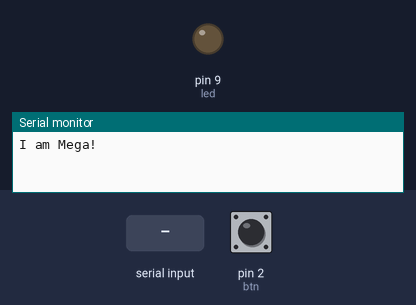
This sketch was run on a simulated Arduino Mega 2560, built with avr-gcc and run on an emulated ATmega2560. Shown: output pins drawn as LEDs (lit = HIGH), the last lines printed to the serial monitor. The test bench sets the inputs (shaded band); at power-on: pin 2 (btn) LOW. Pins used as bus, display or sensor lines are not drawn.

Above: at 1.2 s.
1.3 s: "size1: \n" received over the second serial link
At 1.9 s:
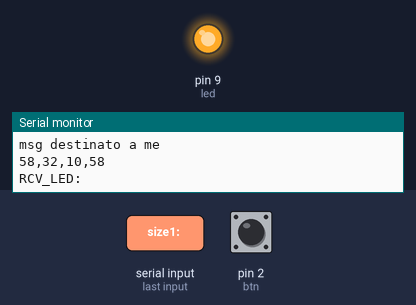
2.8 s: pin 2 (btn) pulled HIGH for 0.15 s
4.4 s: "1" received over the second serial link
Timing chart, 0 to 7.4 s (numbered marks = the images above; inputs shaded):
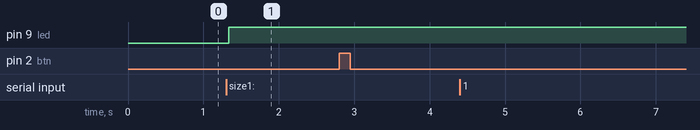

Measured:
- after the input at 1.3 s, pin 9 (led): LOW → HIGH at once

The sketch:

myProtoMega.ino
```cpp
//#include <SoftwareSerial.h>
#include "myProto.h"
#define TBASE			20
#define nstep			1000

modbus_t txobj, rxobj;
//toggle per più pulsanti
uint8_t statet[1]={0};
uint8_t precval[1]={0};
unsigned long prec=0;
byte led=9;
byte btn=2;
byte txpin=10;
uint8_t val;
unsigned long step = 0;

//toggle per più pulsanti
bool togglen(byte val, byte edge, byte n){
	//edge == HIGH --> fronte di salita
	//edge == LOW  --> fronte di discesa
	//n: numero di pulsanti
	bool changed=false;
	if ((val == edge) && (precval[n] == !edge)){ //campiona solo le transizioni da basso a alto
		statet[n] = !statet[n];
		changed=true;
	}
	precval[n] = val;            // valore di val campionato al loop precedente
	return changed;
}

void setup()
{
  pinMode(txpin, OUTPUT);
  pinMode(led, OUTPUT);
  pinMode(btn, INPUT);
  // Open serial communications and wait for port to open:
  Serial.begin(19200);
  Serial.println("I am Mega!");
  init(&Serial1, txpin, 1, 1, 9600); // port485, txpin, mysa, mygroup4, speed=9600
  //preparazione messaggio TX (parallelo)
  txobj.u8da = 2;
  //txobj.data = "Salve sono Nano da disp 1";
  //txobj.msglen = strlen((char*)txobj.data )+1;
}

void loop() // run over and over
{
	poll(&rxobj,&val);

	if(millis()-prec > TBASE){
		prec = millis();
		if(togglen(digitalRead(btn), HIGH, 0)){
			txobj.data = &statet[0];
			txobj.msglen = 1;
			sendMsg(&txobj);
		}
	}
}

void rcvEventCallback(modbus_t* rcvd){
	Serial.println((int)val);
	digitalWrite(led, val);
	Serial.print("RCV_LED: ");
}

/*
void loop() // run over and over
{
	poll(&rxobj,&val);

	if(millis()-prec > TBASE){
		prec = millis();
		step = (step + 1) % nstep;    // conteggio circolare arriva al massimo a nstep-1
		//if(togglen(digitalRead(btn), HIGH, 0)){
			//txobj.data = &statet[0];
			txobj.msglen = 1;
			//sendMsg(&txobj);
			if(!(step%random(0, 10))){
				statet[0] = !statet[0];
				txobj.data = &statet[0];
				sendMsg(&txobj);
			}
		//}
	}
}

void rcvEventCallback(modbus_t* rcvd){
	Serial.println((int)val);
	digitalWrite(led, val);
	Serial.print("RCV_LED: ");
}
*/
```

myProto.cpp
```cpp
// (licence header left out)
//#include <SoftwareSerial.h>
#include <inttypes.h>
#include "Arduino.h"
#include "myProto.h"
uint8_t u8Buffer[MAX_BUFFER]; // buffer unico condiviso per TX e RX (da usare alternativamente)
uint8_t _txpin;
uint16_t u16InCnt, u16OutCnt, u16errCnt;
uint8_t u8lastRec; // per rivelatore di fine trama (stop bit)
uint8_t mysa;
uint8_t mygroup;
uint32_t u32time, u32difsTime;
Stream *port;


uint8_t getMySA(){
	return mysa;
}

uint8_t getMyGroup(){
	return mygroup;
}

void init(Stream *port485, uint8_t _txpin485, uint8_t mysa485, uint8_t mygroup485, uint32_t u32speed=9600){
	port = port485;
	_txpin = _txpin485;
	mysa = mysa485;
	mygroup = mygroup485;
	u16InCnt = u16OutCnt = u16errCnt = 0;
	static_cast<HardwareSerial*>(port)->begin(u32speed);
}

extern void rcvEventCallback(modbus_t* rcvd);

bool sendMsg(modbus_t *tosend){
	tosend->u8sa = mysa;
	tosend->u8group = mygroup;
	bool sent = false;
	//DEBUG_PRINTLN(((int)u8state);
	DEBUG_PRINT("Msg DA: ");
	DEBUG_PRINTLN((uint8_t)tosend->u8da);
	DEBUG_PRINT("Msg SA: ");
	DEBUG_PRINTLN((uint8_t)tosend->u8sa);
	sent = true;
	parallelToSerial(tosend);
	sendTxBuffer(u8Buffer[ BYTE_CNT ]); //trasmette sul canale
	return sent;
}

inline void parallelToSerial(const modbus_t *tosend){
	//copia header
	u8Buffer[ DA ] = tosend->u8da;
	u8Buffer[ SA ] = tosend->u8sa;
	u8Buffer[ GROUP ] = tosend->u8group;
	u8Buffer[ SI ] = tosend->u8si;
	u8Buffer[ BYTE_CNT ] = tosend->msglen + PAYLOAD;
	//copia payload
	for(int i=0; i < tosend->msglen; i++){
		u8Buffer[i+PAYLOAD] = tosend->data[i];
	}
}

int8_t poll(modbus_t *rt, uint8_t *buf)
{
    // controlla se è in arrivo un messaggio
	uint8_t u8current;
    u8current = port->available(); // vede se è arrivato un "pezzo" iniziale del messaggio (frame chunk)

    if (u8current == 0) return 0;  // se non è arrivato nulla per ora basta, ricontrolla al prossimo giro

    // controlla se c'è uno STOP_BIT dopo la fine, se non c'è allora la trama non è ancora completamente arrivata
    if (u8current != u8lastRec)
    {
        // aggiorna ogni volta che arriva un nuovo carattere!
		u8lastRec = u8current;
        u32time = millis();
		//Serial.println("STOP_BIT:");
        return 0;
    }
	// Se la distanza tra nuovo e vecchio carattere è minore di uno stop bit ancora la trama non è completa
    if ((unsigned long)(millis() -u32time) < (unsigned long)STOP_BIT) return 0;

	int8_t i8state = getRxBuffer();  // altrimenti recupera tutto il messaggio e mettilo sul buffer

    if (i8state < PAYLOAD + 1) // se è palesemente incompleto scartalo
    {
        u16errCnt++;
        return i8state;
    }
	DEBUG_PRINTLN("msg completo");
	//Serial.print("DA messaggio: ");
	//Serial.println((uint8_t)u8Buffer[ DA ]);
	//Serial.print("SA mio: ");
	//Serial.println((uint8_t)mysa);
    if ((u8Buffer[ DA ] != mysa) && !((u8Buffer[ GROUP ] == mygroup)) && (u8Buffer[ DA ] == 255))return 0;
	DEBUG_PRINTLN("msg destinato a me");

	rt->data = buf;
	rcvEvent(rt, i8state); // il messaggio è valido allora genera un evento di "avvenuta ricezione"
    rcvEventCallback(rt);
	return i8state;
}
//----------------------------------------------------------------------------------------------------------
void sendTxBuffer(uint8_t u8BufferSize){
	//DEBUG_PRINT("size1: ");
	//DEBUG_PRINTLN((u8BufferSize);

	if (_txpin > 1)
    {
        // set RS485 transceiver to transmit mode
        digitalWrite( _txpin, HIGH );
    }
	DEBUG_PRINT("size: ");
	DEBUG_PRINTLN(u8BufferSize);
	for(int i=0;i<u8BufferSize;i++){
		DEBUG_PRINT(u8Buffer[i]);
	}
	DEBUG_PRINTLN();
    // transfer buffer to serial line
    port->write( u8Buffer, u8BufferSize );
    if (_txpin > 1)
    {
        // must wait transmission end before changing pin state
        // soft serial does not need it since it is blocking
        // ...but the implementation in SoftwareSerial does nothing
        // anyway, so no harm in calling it.
        port->flush();
        // return RS485 transceiver to receive mode
        digitalWrite( _txpin, LOW );
    }
    while(port->read() >= 0);
    // increase MSG counter
    u16OutCnt++;
}

int8_t getRxBuffer()
{
    boolean bBuffOverflow = false;
	// ripritina il transceiver RS485  in modo ricezione (default)
    if (_txpin > 1) digitalWrite( _txpin, LOW );
	//DEBUG_PRINT("received: ");
    uint8_t u8BufferSize = 0;
    while ( port->available() ) // finchè ce ne sono, leggi tutti i caratteri disponibili
    {							// e mettili sul buffer di ricezione
        u8Buffer[ u8BufferSize ] = port->read();
		DEBUG_PRINT("(");
		DEBUG_PRINT((char) u8Buffer[ u8BufferSize ]);
		DEBUG_PRINT(":");
		DEBUG_PRINT((uint8_t) u8Buffer[ u8BufferSize ]);
		DEBUG_PRINT("),");
        u8BufferSize ++;
		// segnala evento di buffer overflow (un attacco hacker?)
        if (u8BufferSize >= MAX_BUFFER){
			u16InCnt++;
			u16errCnt++;
			return ERR_BUFF_OVERFLOW;
		}
    }
	DEBUG_PRINTLN("");
    u16InCnt++;
    return u8BufferSize;
}

void rcvEvent(modbus_t* rcvd, uint8_t msglen){
	// converti da formato seriale (array di char) in formato parallelo (struct)
	// header
	rcvd->u8da = u8Buffer[ SA ];
	rcvd->u8group = u8Buffer[ GROUP ];
	rcvd->u8si = u8Buffer[ SI ];
	rcvd->msglen = u8Buffer[ BYTE_CNT ];
	// payload
	for(int i=0; i < msglen-PAYLOAD; i++){
		rcvd->data[i] = u8Buffer[i+PAYLOAD];
		DEBUG_PRINT(rcvd->data[i]);
		DEBUG_PRINT(",");
	}

	// notifica l'evento di ricezione all'applicazione con una callback
}
```

myProto.h
```cpp
//#include <SoftwareSerial.h>
#ifndef __myproto__
#define __myproto__
#include <inttypes.h>
#include "Arduino.h"
#define MAX_BUFFER 64
#define STOP_BIT  5
#define TXTIMEOUT 		2000
#define DEBUG  			1


#if (DEBUG)
	#define DEBUG_PRINT(x)   	Serial.print (x)
	#define DEBUG_PRINTLN(x)  	Serial.println (x)
#else
	#define DEBUG_PRINT(x)
	#define DEBUG_PRINTLN(x)
#endif
//SoftwareSerial mySerial(3, 4); // RX, TX
enum ERR_LIST
{
    ERR_BUFF_OVERFLOW             = -1,
    ERR_BAD_CRC                   = -2,
    ERR_EXCEPTION                 = -3
};

enum MESSAGE
{
    DA                           = 0, //!< ID field
	SA,
    GROUP, 		//!< Function code position
    SI, 		//!< Service identifier
    BYTE_CNT,  	//!< byte counter
	PAYLOAD 	//!<  start of data
};

typedef struct
{
    uint8_t u8da;          /*!< Slave address between 1 and 247. 0 means broadcast */
	uint8_t u8sa;          /*!< Slave address between 1 and 247. 0 means broadcast */
    uint8_t u8group;         /*!< Function code: 1, 2, 3, 4, 5, 6, 15 or 16 */
    uint8_t u8si;    /*!< Address of the first register to access at slave/s */
    uint8_t *data;     /*!< Pointer to memory image in master */
	uint8_t msglen;
} modbus_t;

uint8_t getMySA();

uint8_t getMyGroup();

void init(Stream *, uint8_t , uint8_t , uint8_t , uint32_t);

extern void rcvEventCallback(modbus_t* );

inline void parallelToSerial(const modbus_t *);
//--------------------------------------------------------------------------------------------------------------
// Converte il messaggio dal formato parallelo (struct) a quello seriale (array di char)
bool sendMsg(modbus_t *);

int8_t poll(modbus_t *, uint8_t *);
//----------------------------------------------------------------------------------------------------------
void sendTxBuffer(uint8_t);

int8_t getRxBuffer();

void rcvEvent(modbus_t* , uint8_t );
//--------------------------------------------------------------------------------------------------------------
#endif //myprotoCSMA
```
